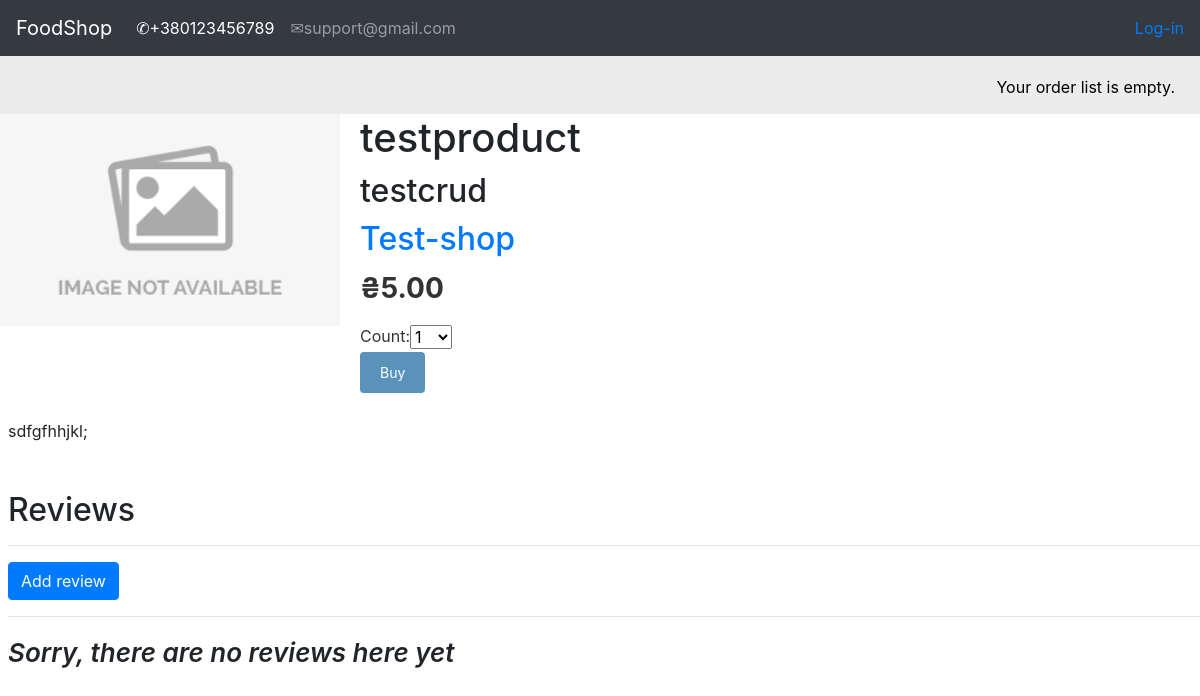
Before: /restaurant/product/1/testproduct/ with the older database file.
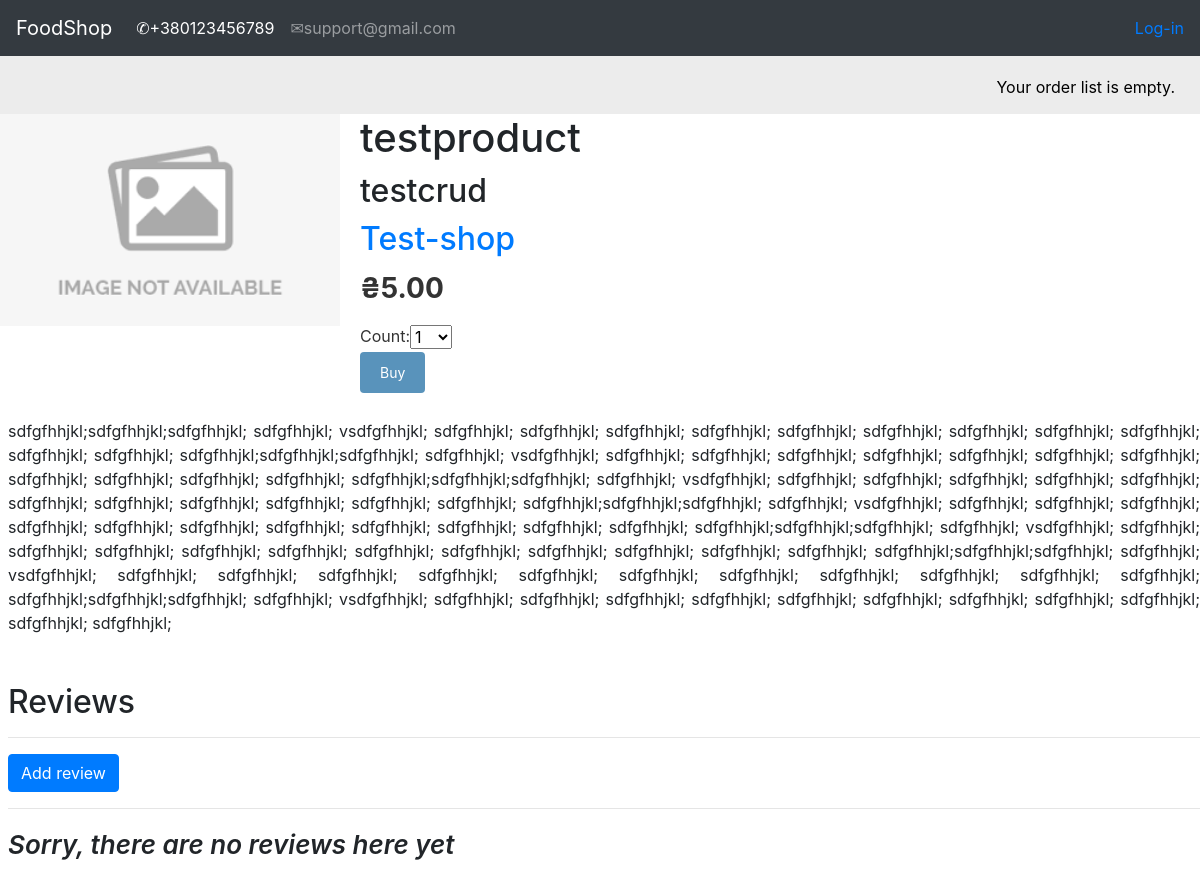
After: the same page with the newer database file.
### shop/models.py (models this page shows, shortened)
class Product(models.Model):
    shop = models.ForeignKey(Shop, on_delete=models.CASCADE)
    category = models.ForeignKey(Category, on_delete=models.CASCADE)
    name = models.CharField(max_length=150, db_index=True)
    slug = models.SlugField(max_length=150, db_index=True)
    image = models.ImageField(upload_to='image_products/%Y/%d/%m', default='image_products/no_img.png')
    description = models.TextField(blank=True)
    price = models.DecimalField(max_digits=10, decimal_places=2)
    available = models.BooleanField(default=True)
    created = models.DateTimeField(auto_now_add=True)
    updated = models.DateTimeField(auto_now=True)
    objects = ProductManager()
    class Meta:
        ordering = ('-created',)
        index_together = (('id', 'slug'),)
        default_related_name = "products"
    def get_shop_slug(self):
        shop = Shop.objects.get(name=self.shop)
        shop = shop.slug
        return reverse('product_list_by_shop',
                       args=[shop])

class Category(models.Model):
    name = models.CharField(max_length=150, db_index=True)
    slug = models.SlugField(max_length=150, db_index=True, unique=True)
    class Meta:
        ordering = ('name',)
        default_related_name = "category"
    def __str__(self):
        return self.name

class Shop(models.Model):
    owner = models.OneToOneField(settings.AUTH_USER_MODEL, on_delete=models.CASCADE)
    name = models.CharField(max_length=150, db_index=True)
    slug = models.SlugField(max_length=150, db_index=True, unique=True)
    class Meta:
        ordering = ('name',)
        default_related_name = "shop"
    def __str__(self):
        return self.name

### shop/views.py (the view)
# urls.py: path('restaurant/product/<int:id>/<slug:slug>/', views.product_detail, name='product_detail'),
def product_detail(request, id, slug):
    product = Product.objects.get(id=id, slug=slug)
    orderlist_form = OrderListAddProductForm()
    reviews = product.reviews.filter(show=True)
    new_review = None
    if request.method == "POST":
        reviews_form = ReviewsForm(request.POST)
        if reviews_form.is_valid() and request.user.is_authenticated:
            new_review = reviews_form.save(commit=False)
            new_review.product = product
            new_review.author = request.user
            new_review.save()
            reviews_form = ReviewsForm()
            messages.success(request, 'Your review has been successfully submitted for review')
            return HttpResponseRedirect(request.path)
        else:
            return redirect(LOGIN_URL)
    else:
        reviews_form = ReviewsForm()
    return render(request, 'shop/product_detail.html',
                  {'product': product,
                   'orderlist_form': orderlist_form,
                   'reviews': reviews,
                   'new_review': new_review,
                   'reviews_form': reviews_form})

### orderlist/forms.py
class OrderListAddProductForm(forms.Form):
    count = forms.TypedChoiceField(choices=PRODUCT_COUNT_CHOICES, coerce=int)
    update = forms.BooleanField(required=False, initial=False, widget=forms.HiddenInput)

### shop/forms.py
class ReviewsForm(forms.ModelForm):
    class Meta:
        model = Reviews
        fields = ('body',)

### orderlist/context_processors.py (called while the page is built)
def orderlist(request):
    return {'orderlist': OrderList(request)}

### orderlist/orderlist.py (called while the page is built)
    def __len__(self):
        return sum(item['count'] for item in self.orderlist.values())

### templates/shop/product_detail.html (shortened to what this page needs)
{% extends 'shop/base.html' %}
{% load static %}
{% block context %}
  <div class="product-detail">
    <img src="{{ product.image.url }}">
    <h1>{{ product.name }}</h1>
    <h2>{{ product.category }}</h2>
    <h2><a href="{{ product.get_shop_slug }}">{{ product.shop }}</a></h2>
    <p class="price">₴{{ product.price }}</p>
    <form action="{% url 'orderlist:orderlist_add' product.id %}" method="post">
    {{ orderlist_form }}
    <input type="submit" value="Buy">
</form>
      <div class="product-description pl-2" style="word-wrap: break-word">
          {{ product.description}}
      </div>
  </div>
<div class="reviews mt-5 pl-2">
<h2>Reviews</h2>
    <hr />
    <button class="btn btn-primary" id="SendBtn" onclick="showFormReview()">Add review</button><hr />
    <div class="reviews-list pb-2">
        {% if reviews %}
        {% for review in reviews %}
            <div>
                <p>
                    <svg width="1em" height="1em" viewBox="0 0 16 16" class="bi bi-person-fill" fill="currentColor" xmlns="http://www.w3.org/2000/svg">
                    <path fill-rule="evenodd" d="M3 14s-1 0-1-1 1-4 6-4 6 3 6 4-1 1-1 1H3zm5-6a3 3 0 1 0 0-6 3 3 0 0 0 0 6z"/>
                    </svg>
                <b>{{ review.author }}:</b> {{ review.body }}
                </p><hr>
            </div>
        {% endfor %}
        {% else %}
            <span style="font-size: 26px; font-weight: 600; font-style: italic">Sorry, there are no reviews here yet</span>
        {% endif %}
    </div>
</div>
{% endblock %}

Changed rows visible on the page:
changed Product "testproduct": description "sdfgfhhjkl;" → "sdfgfhhjkl;sdfgfhhjkl;sdfgfhhjkl; sdfgfhhjkl; vsdfgfhhjkl; sdfgfhhjkl; sdfgfhhjkl; sdfgfhhjkl; sdfgfhhjkl; sdfgfhhjkl; sdfgfhhjkl; sdfgfhhjkl; sdfgfhhjkl; sdfgfhhjkl; sdfgfhhjkl; sdfgfhhjkl; sdfgfhhjkl;sdfgfhhjkl;sdfgfhhjkl; sdfgfhhjkl; vsdfgfhhjkl; sdfgfhhjkl; sdfgfhhjkl; sdfgfhhjkl; sdfgfhhjkl; sdfgfhhjkl; sdfgfhhjkl; sdfgfhhjkl; sdfgfhhjkl; sdfgfhhjkl; sdfgfhhjkl; sdfgfhhjkl; sdfgfhhjkl;sdfgfhhjkl;sdfgfhhjkl; sdfgfhhjkl; vsdfgfhhjkl; sdfgfhhjkl; sdfgfhhjkl; sdfgfhhjkl; sdfgfhhjkl; sdfgfhhjkl; sdfgfhhjkl; sdfgfhhjkl; sdfgfhhjkl; sdfgfhhjkl; sdfgfhhjkl; sdfgfhhjkl; sdfgfhhjkl;sdfgfhhjkl;sdfgfhhjkl; sdfgfhhjkl; vsdfgfhhjkl; sdfgfhhjkl; sdfgfhhjkl; sdfgfhhjkl; sdfgfhhjkl; sdfgfhhjkl;…"
